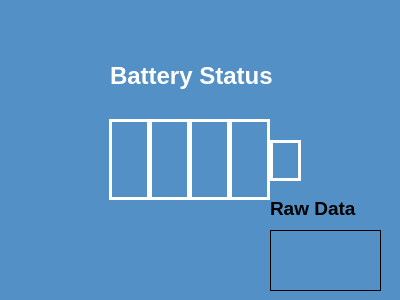
<?xml version="1.0" encoding="UTF-8"?>
<ui version="4.0">
 <class>MainWindow</class>
 <widget class="QMainWindow" name="MainWindow">
  <property name="geometry">
   <rect>
    <x>0</x>
    <y>0</y>
    <width>400</width>
    <height>300</height>
   </rect>
  </property>
  <property name="windowTitle">
   <string>MainWindow</string>
  </property>
  <property name="styleSheet">
   <string notr="true">background-color: rgb(82, 144, 198);</string>
  </property>
  <widget class="QWidget" name="centralWidget">
   <widget class="QLabel" name="label">
    <property name="geometry">
     <rect>
      <x>270</x>
      <y>230</y>
      <width>111</width>
      <height>61</height>
     </rect>
    </property>
    <property name="font">
     <font>
      <family>Liberation Sans</family>
      <pointsize>18</pointsize>
      <weight>75</weight>
      <bold>true</bold>
     </font>
    </property>
    <property name="styleSheet">
     <string notr="true">
color:white;border:1px solid black;</string>
    </property>
    <property name="text">
     <string/>
    </property>
    <property name="alignment">
     <set>Qt::AlignCenter</set>
    </property>
   </widget>
   <widget class="QLabel" name="label_2">
    <property name="geometry">
     <rect>
      <x>270</x>
      <y>200</y>
      <width>101</width>
      <height>17</height>
     </rect>
    </property>
    <property name="font">
     <font>
      <family>Liberation Sans</family>
      <pointsize>14</pointsize>
      <weight>75</weight>
      <bold>true</bold>
     </font>
    </property>
    <property name="text">
     <string>Raw Data </string>
    </property>
   </widget>
   <widget class="QLabel" name="label_4">
    <property name="geometry">
     <rect>
      <x>110</x>
      <y>60</y>
      <width>181</width>
      <height>31</height>
     </rect>
    </property>
    <property name="font">
     <font>
      <family>Liberation Sans</family>
      <pointsize>18</pointsize>
      <weight>75</weight>
      <bold>true</bold>
     </font>
    </property>
    <property name="styleSheet">
     <string notr="true">color:white;</string>
    </property>
    <property name="text">
     <string>Battery Status </string>
    </property>
   </widget>
   <widget class="QFrame" name="frame">
    <property name="geometry">
     <rect>
      <x>109</x>
      <y>119</y>
      <width>161</width>
      <height>81</height>
     </rect>
    </property>
    <property name="styleSheet">
     <string notr="true">border:3px solid white;</string>
    </property>
    <property name="frameShape">
     <enum>QFrame::StyledPanel</enum>
    </property>
    <property name="frameShadow">
     <enum>QFrame::Raised</enum>
    </property>
    <widget class="QFrame" name="frame_3">
     <property name="geometry">
      <rect>
       <x>0</x>
       <y>0</y>
       <width>41</width>
       <height>81</height>
      </rect>
     </property>
     <property name="frameShape">
      <enum>QFrame::StyledPanel</enum>
     </property>
     <property name="frameShadow">
      <enum>QFrame::Raised</enum>
     </property>
     <widget class="QLabel" name="label_6">
      <property name="geometry">
       <rect>
        <x>20</x>
        <y>5</y>
        <width>15</width>
        <height>71</height>
       </rect>
      </property>
      <property name="styleSheet">
       <string notr="true">border:none;</string>
      </property>
      <property name="text">
       <string/>
      </property>
     </widget>
     <widget class="QLabel" name="label_5">
      <property name="geometry">
       <rect>
        <x>5</x>
        <y>5</y>
        <width>15</width>
        <height>71</height>
       </rect>
      </property>
      <property name="styleSheet">
       <string notr="true">border:none;</string>
      </property>
      <property name="text">
       <string/>
      </property>
     </widget>
    </widget>
    <widget class="QFrame" name="frame_4">
     <property name="geometry">
      <rect>
       <x>40</x>
       <y>0</y>
       <width>41</width>
       <height>81</height>
      </rect>
     </property>
     <property name="frameShape">
      <enum>QFrame::StyledPanel</enum>
     </property>
     <property name="frameShadow">
      <enum>QFrame::Raised</enum>
     </property>
     <widget class="QLabel" name="label_8">
      <property name="geometry">
       <rect>
        <x>20</x>
        <y>5</y>
        <width>15</width>
        <height>71</height>
       </rect>
      </property>
      <property name="styleSheet">
       <string notr="true">border:none;</string>
      </property>
      <property name="text">
       <string/>
      </property>
     </widget>
     <widget class="QLabel" name="label_7">
      <property name="geometry">
       <rect>
        <x>5</x>
        <y>5</y>
        <width>15</width>
        <height>71</height>
       </rect>
      </property>
      <property name="styleSheet">
       <string notr="true">border:none;</string>
      </property>
      <property name="text">
       <string/>
      </property>
     </widget>
    </widget>
    <widget class="QFrame" name="frame_5">
     <property name="geometry">
      <rect>
       <x>80</x>
       <y>0</y>
       <width>41</width>
       <height>81</height>
      </rect>
     </property>
     <property name="frameShape">
      <enum>QFrame::StyledPanel</enum>
     </property>
     <property name="frameShadow">
      <enum>QFrame::Raised</enum>
     </property>
     <widget class="QLabel" name="label_11">
      <property name="geometry">
       <rect>
        <x>20</x>
        <y>5</y>
        <width>15</width>
        <height>71</height>
       </rect>
      </property>
      <property name="styleSheet">
       <string notr="true">border:none;</string>
      </property>
      <property name="text">
       <string/>
      </property>
     </widget>
     <widget class="QLabel" name="label_10">
      <property name="geometry">
       <rect>
        <x>5</x>
        <y>5</y>
        <width>15</width>
        <height>71</height>
       </rect>
      </property>
      <property name="styleSheet">
       <string notr="true">border:none;</string>
      </property>
      <property name="text">
       <string/>
      </property>
     </widget>
    </widget>
    <widget class="QFrame" name="frame_6">
     <property name="geometry">
      <rect>
       <x>120</x>
       <y>0</y>
       <width>41</width>
       <height>81</height>
      </rect>
     </property>
     <property name="frameShape">
      <enum>QFrame::StyledPanel</enum>
     </property>
     <property name="frameShadow">
      <enum>QFrame::Raised</enum>
     </property>
     <widget class="QLabel" name="label_13">
      <property name="geometry">
       <rect>
        <x>20</x>
        <y>5</y>
        <width>15</width>
        <height>71</height>
       </rect>
      </property>
      <property name="styleSheet">
       <string notr="true">border:none;</string>
      </property>
      <property name="text">
       <string/>
      </property>
     </widget>
     <widget class="QLabel" name="label_12">
      <property name="geometry">
       <rect>
        <x>5</x>
        <y>5</y>
        <width>15</width>
        <height>71</height>
       </rect>
      </property>
      <property name="styleSheet">
       <string notr="true">border:none;</string>
      </property>
      <property name="text">
       <string/>
      </property>
     </widget>
    </widget>
   </widget>
   <widget class="QFrame" name="frame_2">
    <property name="geometry">
     <rect>
      <x>270</x>
      <y>140</y>
      <width>31</width>
      <height>41</height>
     </rect>
    </property>
    <property name="styleSheet">
     <string notr="true">border:3px solid white;</string>
    </property>
    <property name="frameShape">
     <enum>QFrame::StyledPanel</enum>
    </property>
    <property name="frameShadow">
     <enum>QFrame::Raised</enum>
    </property>
    <widget class="QLabel" name="label_14">
     <property name="geometry">
      <rect>
       <x>5</x>
       <y>5</y>
       <width>10</width>
       <height>30</height>
      </rect>
     </property>
     <property name="styleSheet">
      <string notr="true">border:none;</string>
     </property>
     <property name="text">
      <string/>
     </property>
    </widget>
    <widget class="QLabel" name="label_15">
     <property name="geometry">
      <rect>
       <x>15</x>
       <y>5</y>
       <width>10</width>
       <height>30</height>
      </rect>
     </property>
     <property name="styleSheet">
      <string notr="true">border:none;</string>
     </property>
     <property name="text">
      <string/>
     </property>
    </widget>
   </widget>
   <widget class="QLabel" name="label_3">
    <property name="geometry">
     <rect>
      <x>60</x>
      <y>220</y>
      <width>111</width>
      <height>61</height>
     </rect>
    </property>
    <property name="font">
     <font>
      <family>Liberation Sans</family>
      <pointsize>20</pointsize>
      <weight>75</weight>
      <italic>true</italic>
      <bold>true</bold>
     </font>
    </property>
    <property name="styleSheet">
     <string notr="true">border:none;
color:white;
</string>
    </property>
    <property name="text">
     <string/>
    </property>
    <property name="alignment">
     <set>Qt::AlignCenter</set>
    </property>
   </widget>
  </widget>
 </widget>
 <layoutdefault spacing="6" margin="11"/>
 <resources/>
 <connections/>
</ui>
